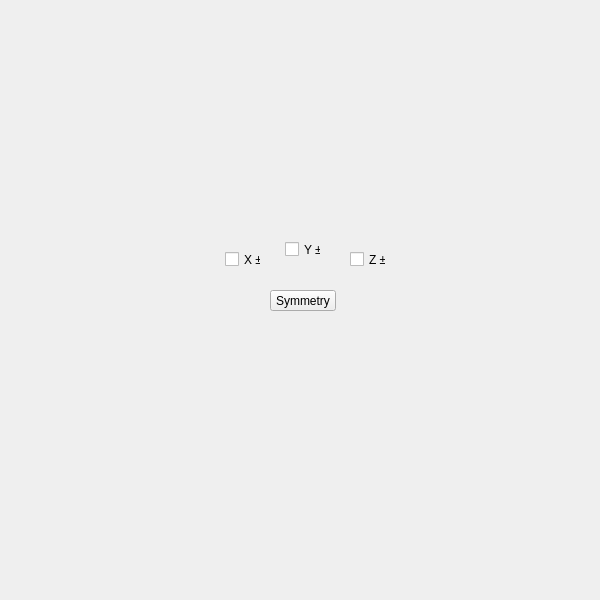
<?xml version="1.0" encoding="UTF-8"?>
<ui version="4.0">
 <class>QtUi</class>
 <widget class="QMainWindow" name="QtUi">
  <property name="enabled">
   <bool>true</bool>
  </property>
  <property name="geometry">
   <rect>
    <x>0</x>
    <y>0</y>
    <width>600</width>
    <height>600</height>
   </rect>
  </property>
  <property name="sizePolicy">
   <sizepolicy hsizetype="Ignored" vsizetype="Ignored">
    <horstretch>0</horstretch>
    <verstretch>0</verstretch>
   </sizepolicy>
  </property>
  <property name="minimumSize">
   <size>
    <width>0</width>
    <height>0</height>
   </size>
  </property>
  <property name="maximumSize">
   <size>
    <width>600</width>
    <height>600</height>
   </size>
  </property>
  <property name="cursor">
   <cursorShape>ArrowCursor</cursorShape>
  </property>
  <property name="toolButtonStyle">
   <enum>Qt::ToolButtonIconOnly</enum>
  </property>
  <property name="tabShape">
   <enum>QTabWidget::Triangular</enum>
  </property>
  <property name="dockNestingEnabled">
   <bool>true</bool>
  </property>
  <property name="dockOptions">
   <set>QMainWindow::AllowNestedDocks|QMainWindow::AllowTabbedDocks|QMainWindow::AnimatedDocks|QMainWindow::ForceTabbedDocks</set>
  </property>
  <widget class="QWidget" name="widget">
   <property name="sizePolicy">
    <sizepolicy hsizetype="Ignored" vsizetype="Ignored">
     <horstretch>0</horstretch>
     <verstretch>0</verstretch>
    </sizepolicy>
   </property>
   <widget class="QPushButton" name="i021">
    <property name="geometry">
     <rect>
      <x>270</x>
      <y>290</y>
      <width>66</width>
      <height>21</height>
     </rect>
    </property>
    <property name="minimumSize">
     <size>
      <width>0</width>
      <height>21</height>
     </size>
    </property>
    <property name="maximumSize">
     <size>
      <width>16777215</width>
      <height>21</height>
     </size>
    </property>
    <property name="whatsThis">
     <string>symmetry</string>
    </property>
    <property name="text">
     <string>Symmetry</string>
    </property>
   </widget>
   <widget class="QCheckBox" name="chk000">
    <property name="enabled">
     <bool>true</bool>
    </property>
    <property name="geometry">
     <rect>
      <x>225</x>
      <y>250</y>
      <width>36</width>
      <height>19</height>
     </rect>
    </property>
    <property name="maximumSize">
     <size>
      <width>111</width>
      <height>19</height>
     </size>
    </property>
    <property name="toolTip">
     <string>Symmetry: X axis</string>
    </property>
    <property name="text">
     <string>X ±</string>
    </property>
    <property name="iconSize">
     <size>
      <width>18</width>
      <height>18</height>
     </size>
    </property>
    <property name="checkable">
     <bool>true</bool>
    </property>
    <property name="checked">
     <bool>false</bool>
    </property>
   </widget>
   <widget class="QCheckBox" name="chk001">
    <property name="enabled">
     <bool>true</bool>
    </property>
    <property name="geometry">
     <rect>
      <x>285</x>
      <y>240</y>
      <width>36</width>
      <height>19</height>
     </rect>
    </property>
    <property name="maximumSize">
     <size>
      <width>111</width>
      <height>19</height>
     </size>
    </property>
    <property name="toolTip">
     <string>Symmetry: Y axis</string>
    </property>
    <property name="text">
     <string>Y ±</string>
    </property>
    <property name="iconSize">
     <size>
      <width>18</width>
      <height>18</height>
     </size>
    </property>
    <property name="checkable">
     <bool>true</bool>
    </property>
    <property name="checked">
     <bool>false</bool>
    </property>
   </widget>
   <widget class="QCheckBox" name="chk002">
    <property name="enabled">
     <bool>true</bool>
    </property>
    <property name="geometry">
     <rect>
      <x>350</x>
      <y>250</y>
      <width>36</width>
      <height>19</height>
     </rect>
    </property>
    <property name="maximumSize">
     <size>
      <width>111</width>
      <height>19</height>
     </size>
    </property>
    <property name="toolTip">
     <string>Symmetry: Z axis</string>
    </property>
    <property name="text">
     <string>Z ±</string>
    </property>
    <property name="iconSize">
     <size>
      <width>18</width>
      <height>18</height>
     </size>
    </property>
    <property name="checkable">
     <bool>true</bool>
    </property>
    <property name="checked">
     <bool>false</bool>
    </property>
   </widget>
  </widget>
 </widget>
 <resources/>
 <connections/>
 <designerdata>
  <property name="gridDeltaX">
   <number>5</number>
  </property>
  <property name="gridDeltaY">
   <number>10</number>
  </property>
  <property name="gridSnapX">
   <bool>true</bool>
  </property>
  <property name="gridSnapY">
   <bool>true</bool>
  </property>
  <property name="gridVisible">
   <bool>true</bool>
  </property>
 </designerdata>
</ui>
